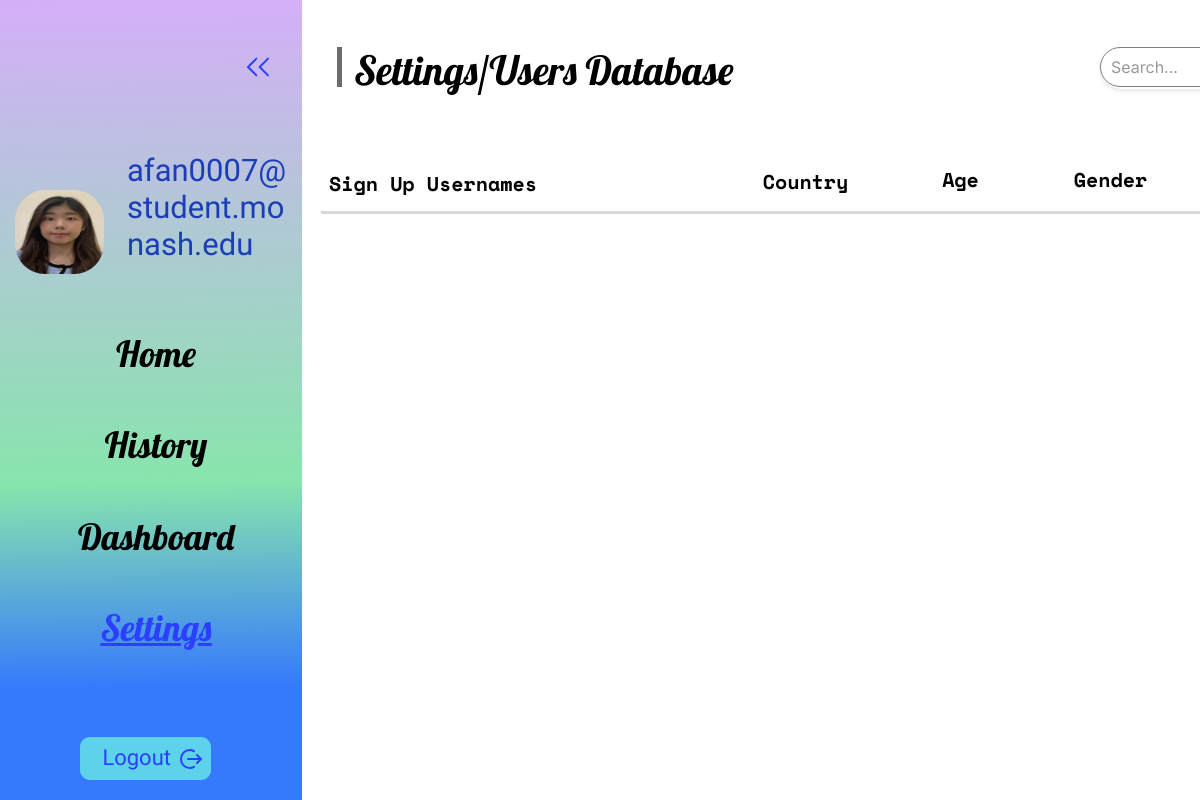
Screenshot of /user_database/ (signed in) with the database file from the repository.
### Users/models.py (models this page shows)
class User(models.Model):
    username = models.CharField(max_length=150, unique=True, null=False, blank=False)
    password = models.CharField(max_length=128, null=False, blank=False)
    country = models.CharField(max_length=20, choices=COUNTRY_CHOICES, null=False, blank=False)
    age = models.PositiveIntegerField()
    profile_image = models.ImageField(upload_to='images/', default='images/profilepic.jpg')
    is_admin = models.BooleanField(default=False)
    gender = models.CharField(max_length=1, choices=GENDER_CHOICES, null=False, blank=False)
    def __str__(self):
        return self.username

### Users/views.py (the view)
# urls.py: path('user_database/', views.user_database, name='user_database'),#with rd (ajax method) done
def user_database(request):
    user_id = request.session.get('user_id')
    if user_id:
        user = User.objects.get(id=user_id)
        all_user = User.objects.all()
    else:
        user = None
        all_user = None
    return render(request, 'user_database.html',{'user': user, 'allusers': all_user})

### Users/templates/user_database.html (shortened to what this page needs)
{% load static %}
<!DOCTYPE html>
<html lang="en">
<head>
    <link rel="stylesheet" href="https://unpkg.com/animate.css@4.1.1/animate.css" />
    <link rel="stylesheet" href="https://unpkg.com/@teleporthq/teleport-custom-scripts/dist/style.css" />
</head>
<body>
    <link rel="stylesheet" href="{% static 'css/style.css' %}" />
    {% if user %}
    <div>
        <link href="{% static 'css/adminuserdatabase-page.css' %}" rel="stylesheet" />
        <div class="adminuserdatabase-page-container">
            <div class="adminuserdatabase-page-adminuserdatabase-page">
                <div class="adminuserdatabase-page-rectangle2">
                    <img src="{% static 'asset/chevronleftdouble1116-ilfk.svg' %}" alt="chevronleftdouble1116"
                    class="adminuserdatabase-page-chevronleftdouble" />
                    <div class="username-container">
                       <img src="{{ user.profile_image.url }}" alt="Ellipse108632" class="adminuserdatabase-page-ellipse10" />
                       <span class="adminuserdatabase-page-text04"><span>{{ user.username }}</span></span>
                    </div>
                    <span class="adminuserdatabase-page-text06">
                        <a href="{% url 'index' %}" class="database-link">Home</a>
                    </span>
                    <span class="adminuserdatabase-page-text08">
                        <a href="{% url 'history' %}" class="database-link">History</a>
                    </span>
                    <span class="adminuserdatabase-page-text09">
                        <a href="{% url 'dashboard' %}" class="database-link">Dashboard</a>
                    </span>
                    <span class="adminuserdatabase-page-text10">
                        <a href="{% url 'usersettings' %}">Settings</a>
                    </span>
                    <div class="adminuserdatabase-page-group13" onclick="confirmLogout()">
                        <img src="{% static 'asset/rectangle491120-12xe.svg' %}" alt="Rectangle491120"
                            class="adminuserdatabase-page-rectangle49" />
                        <img src="{% static 'asset/logout041120-erbh.svg' %}" alt="logout041120"
                            class="adminuserdatabase-page-logout04" />
                        <span class="adminuserdatabase-page-text42">
                            <a href="{% url 'logout' %}">Logout</a>
                        </span>
                    </div>
                </div>
                <img src="{% static 'asset/rectangle41229-04z-200w.png' %}" alt="Rectangle41229"
                    class="adminuserdatabase-rectangle4" />
                <span class="adminuserdatabase-page-text">
                    <span>Settings/Users Database</span>
                </span>
                <div class="database-page-search">
                    <input type="search" id="search-bar" class="search-bar" placeholder="Search..."
                        oninput="filterUsers()">
                </div>
                <img src="{% static 'asset/rectangle81117-io2.svg' %}" alt="Rectangle81117"
                    class="adminuserdatabase-page-rectangle8" />
                <div class="header-container">
                    <span class="adminuserdatabase-page-text12">Sign Up Usernames</span>
                    <span class="adminuserdatabase-page-text14">Country</span>
                    <span class="adminuserdatabase-page-text16">Age</span>
                    <span class="adminuserdatabase-page-text161">Gender</span>
                </div>
            </div>
        </div>
    </div>
    {% else %}
    <p>You are not logged in as admin. <a href="{% url 'login' %}">Click here to login</a></p>
    {% endif %}
</body>
</html>

### Users/static/css/style.css (style rules this page uses)
:root { --dl-size-size-large: 144px; --dl-size-size-small: 48px; --dl-size-size-medium: 96px; --dl-size-size-xlarge: 192px; --dl-size-size-xsmall: 16px; --dl-space-space-unit: 16px; --dl-size-size-xxlarge: 288px; --dl-size-size-maxwidth: 1400px; --dl-color-theme-accent1: #FFFFFF; --dl-color-theme-accent2: #F5D1B0; --dl-radius-radius-round: 50%; --dl-color-theme-primary1: #BF4408; --dl-color-theme-primary2: #E65103; --dl-space-space-halfunit: 8px; --dl-space-space-sixunits: 96px; --dl-space-space-twounits: 32px; --dl-radius-radius-radius2: 2px; --dl-radius-radius-radius4: 4px; --dl-radius-radius-radius8: 8px; --dl-space-space-fiveunits: 80px; --dl-space-space-fourunits: 64px; --dl-color-theme-secondary1: #FFFFFF; --dl-color-theme-secondary2: #FBF1EB; --dl-space-space-threeunits: 48px; --dl-color-theme-neutral-dark: #191818; --dl-radius-radius-cardradius: 8px; --dl-color-theme-neutral-light: #FBFAF9; --dl-radius-radius-imageradius: 8px; --dl-radius-radius-inputradius: 24px; --dl-radius-radius-buttonradius: 24px; --dl-space-space-oneandhalfunits: 24px; }

### Users/templates/user_database.html (style rules this page uses)
html { line-height: 1.15; }
body { margin: 0; }
* { box-sizing: border-box; border-width: 0; border-style: solid; }
p, li, ul, pre, div, h1, h2, h3, h4, h5, h6, figure, blockquote, figcaption { margin: 0; padding: 0; }
button, input, optgroup, select, textarea { font-family: inherit; font-size: 100%; line-height: 1.15; margin: 0; }
a { color: inherit; text-decoration: inherit; }
input { padding: 2px 4px; }
img { display: block; }
html { scroll-behavior: smooth }
html { font-family: Inter; font-size: 16px; }
body { font-weight: 400; font-style: normal; text-decoration: none; text-transform: none; letter-spacing: normal; line-height: 1.15; color: var(--dl-color-theme-neutral-dark); background-color: var(--dl-color-theme-neutral-light); fill: var(--dl-color-theme-neutral-dark); }

### rows the page displays
User: profile_image (picture), username "afan0007@student.monash.edu"
